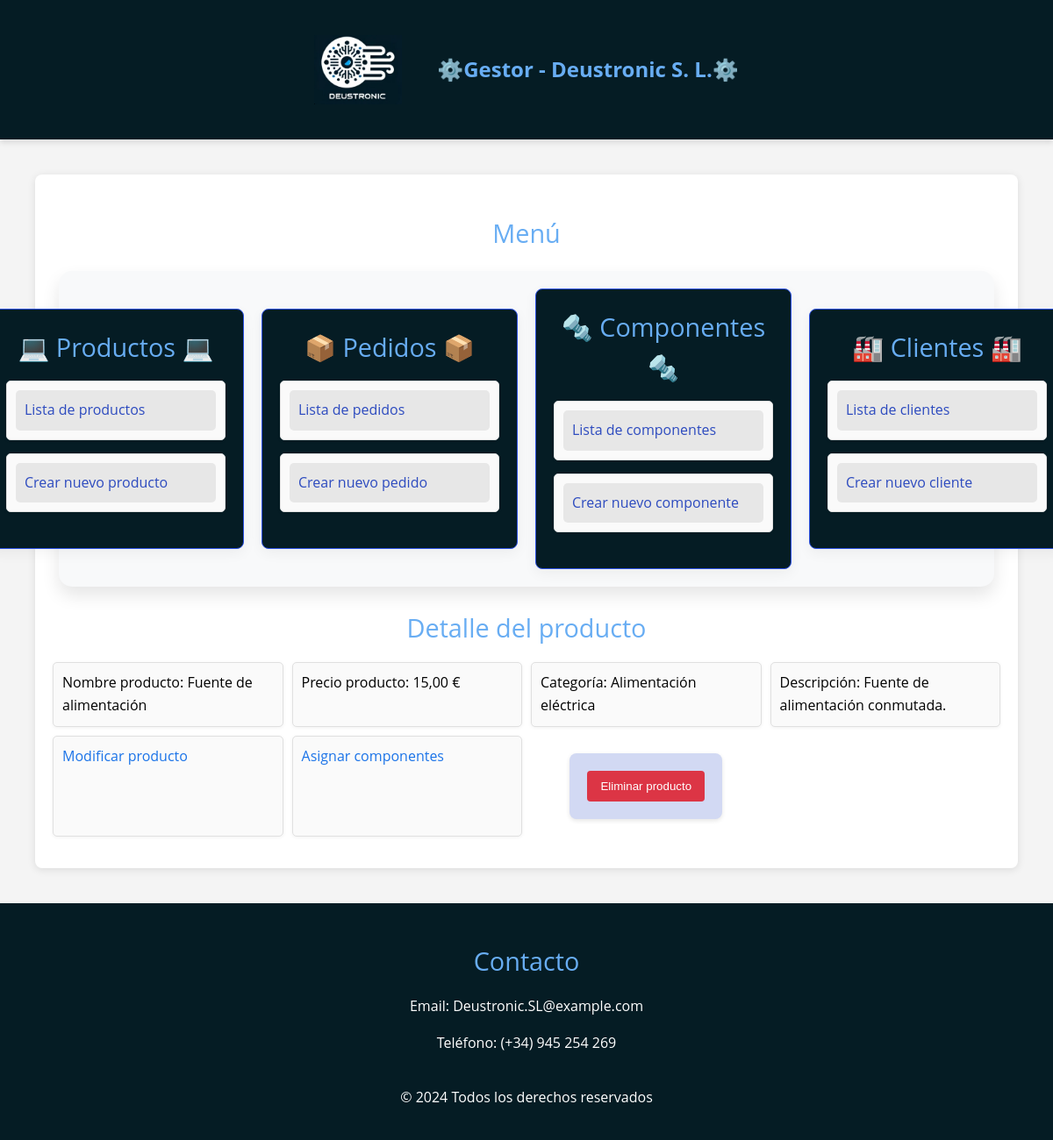
The page /appDjango/productos/17 on the database its author committed.
### appDjango/models.py (models this page shows, shortened)
class Producto(models.Model):
    referencia_producto = models.AutoField(primary_key=True)
    nombre_producto = models.CharField(max_length=255)
    precio_producto = models.DecimalField(max_digits=10, decimal_places=2)
    descripcion_producto = models.TextField()
    categoria_producto = models.CharField(max_length=100)
    class Meta:
        verbose_name_plural = "Productos"
        verbose_name = "Producto"
        ordering = ["nombre_producto"]

### appDjango/views.py (the view)
# urls.py: path('productos/<int:pk>', ProductoDetailView.as_view(), name='productos_show'),
class ProductoDetailView(DetailView):
    model = Producto

### templates/appDjango/producto_detail.html (shortened to what this page needs)
{% extends 'base.html' %}
{% block contenido %}
        <h2>Detalle del producto</h2>
        {% if object %}
            <ul>
                <li>Nombre producto: {{ object.nombre_producto }}</li>
                <li>Precio producto: {{ object.precio_producto }} €</li>
                <li>Categoría: {{ object.categoria_producto }}</li>
                <li>Descripción: {{ object.descripcion_producto }}</li>
                <li><a href="{% url 'producto_update' object.pk %}">Modificar producto</a></li>
                <li><a href="{% url 'asignar_componentes_producto' object.pk %}">Asignar componentes</a></li>
                   <form method="post" action="{% url 'producto_delete' object.pk %}">
                        <button type="submit" class="boton-borrar">Eliminar producto</button>
                   </form>
            </ul>
        {% else %}
            <p>No existe este producto.</p>
        {% endif %}
{% endblock %}

### static/css/estilos.css (style rules this page uses)
body { font-family: 'Open Sans', Arial, sans-serif; background-color: #f4f4f4; color: black; line-height: 1.6; margin: 0; padding: 0; }
h1, h2 { color: #68adf3; font-weight: normal; }
h2 { font-size: 1.8rem; margin-bottom: 0.5rem; text-align: center; }
ul { list-style: none; padding: 0; display: grid; grid-template-columns: repeat(auto-fill, minmax(250px, 2fr)); gap: 10px; }
ul li { background-color: #fafafa; border: 1px solid #e0e0e0; border-radius: 5px; padding: 10px; box-shadow: 0 1px 4px rgba(0, 0, 0, 0.06); }
ul li a { color: #1a73e8; text-decoration: none; display: block; }
form { margin: 20px auto; padding: 20px; background-color: #d2d9f3; border-radius: 8px; box-shadow: 0 2px 5px rgba(0, 0, 0, 0.1); }
button.boton-borrar { background-color: #dc3545; color: white; border: none; border-radius: 4px; padding: 10px 15px; cursor: pointer; transition: background-color 0.3s; box-sizing: border-box; }

### rows shown on the page
Producto: nombre_producto "Fuente de alimentación", precio_producto "15,00", categoria_producto "Alimentación eléctrica", descripcion_producto "Fuente de alimentación conmutada."
